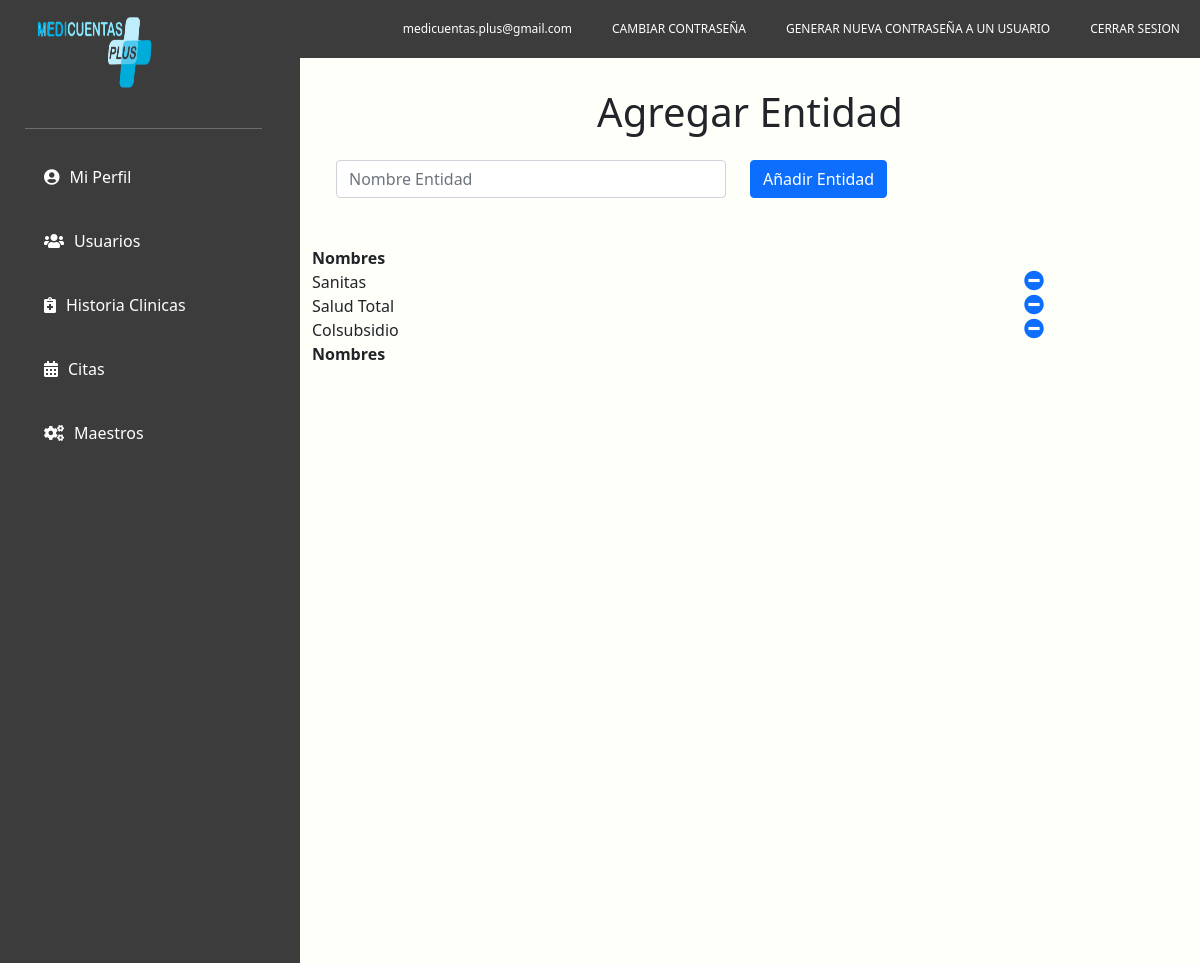
Before: /maestros/entidades (signed in) with the older database file.
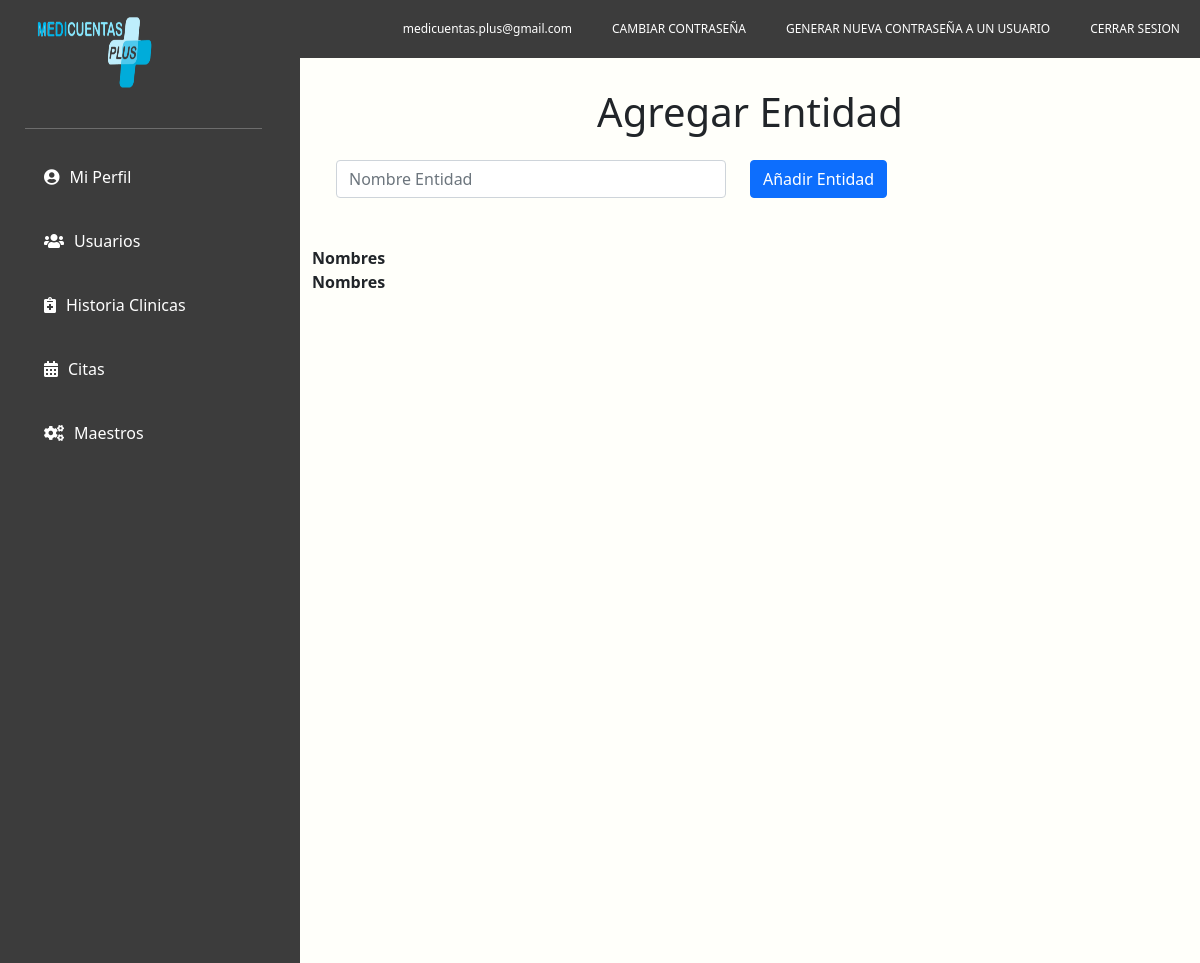
After: the same page with the newer database file.
### modelos/models.py (models this page shows)
class Entidad(models.Model):
    entidad = models.CharField(max_length=1000, blank=True, null=True)

### modelos/views.py (the view)
# urls.py: path('maestros/entidades',entidad),
def entidad(request):
    if request.session.get('validar') == False:
        return redirect('/')
    else:
        usuario = Usuario.objects.get(id=request.session.get('user'))
        if usuario.rol == "Administrador":
            entidades = Entidad.objects.all()
            validar = 0
            if request.method == "POST":
                entidadregister = Entidad(entidad=request.POST.get("entidad"))
                entidadregister.save()
                validar = 1
            return render(request,"entidades.html",{"usuario":usuario,"entidades":entidades,"validar":validar,"sesion":request.session.get('validar')})
        else:
            return redirect('/dashboard')

### modelos/templates/entidades.html (shortened to what this page needs)
<!doctype html>
<html lang="en">
{% load static %}
<head>
    {% load static %}
    {% block head %}
    {% include "head.html" %}
    {% endblock %}
    <link rel="stylesheet" type="text/css" href="https://cdn.datatables.net/v/dt/dt-1.11.2/datatables.min.css" />
</head>
<body>
    <header>
        {% block header %}
        {% include "header.html" %}
        {% endblock %}
    </header>
    <main>
        <div class="container-fluid">
            <div class="row">
                <div class="col-3">
                    {% block main %}
                    {% include "main.html" %}
                    {% endblock %}
                </div>
                <div class="col-9" id="col-9">
                    <div id="titulo">
                        <h1>Agregar Entidad</h1>
                    </div>
                    <form method="POST" action="/maestros/entidades">
                        <div class="row container-fluid mt-4" id="formularionormal">
                            <div class="col-6">
                                <div class="input-group" id="maestros">
                                    <input type="text" name="entidad" class="form-control"
                                        id="validationDefaultUsername" aria-describedby="inputGroupPrepend2"
                                        placeholder="Nombre Entidad" required>
                                </div>
                            </div>
                            <div class="col-6 mb-4" id="maestros">
                                <button type="submit" class="btn btn-primary">Añadir Entidad</button>
                            </div>
                        </div>
                        <div class="mt-4" id="maestros">
                            <table id="example" class="display nowrap" style="width:100%">
                                <thead>
                                    <tr>
                                        <th>Nombres</th>
                                        <th></th>
                                    </tr>
                                </thead>
                                <tbody>
                                    {% for en in entidades%}
                                    <tr>
                                        <td>{{en.entidad}}</td>
                                        <td><a href="/maestros/entidad/{{en.id}}"><i class="fas fa-minus-circle" style="font-size: 20px;"></i></a></td>
                                    </tr>
                                    {% endfor %}
                                </tbody>
                                <tfoot>
                                    <tr>
                                        <th>Nombres</th>
                                        <th></th>
                                    </tr>
                                </tfoot>
                            </table>
                        </div>
                    </form>
                </div>
            </div>
        </div>
    </main>
</body>
</html>

Changed rows visible on the page:
removed Entidad: entidad "Sanitas"
removed Entidad: entidad "Salud Total"
removed Entidad: entidad "Colsubsidio"
